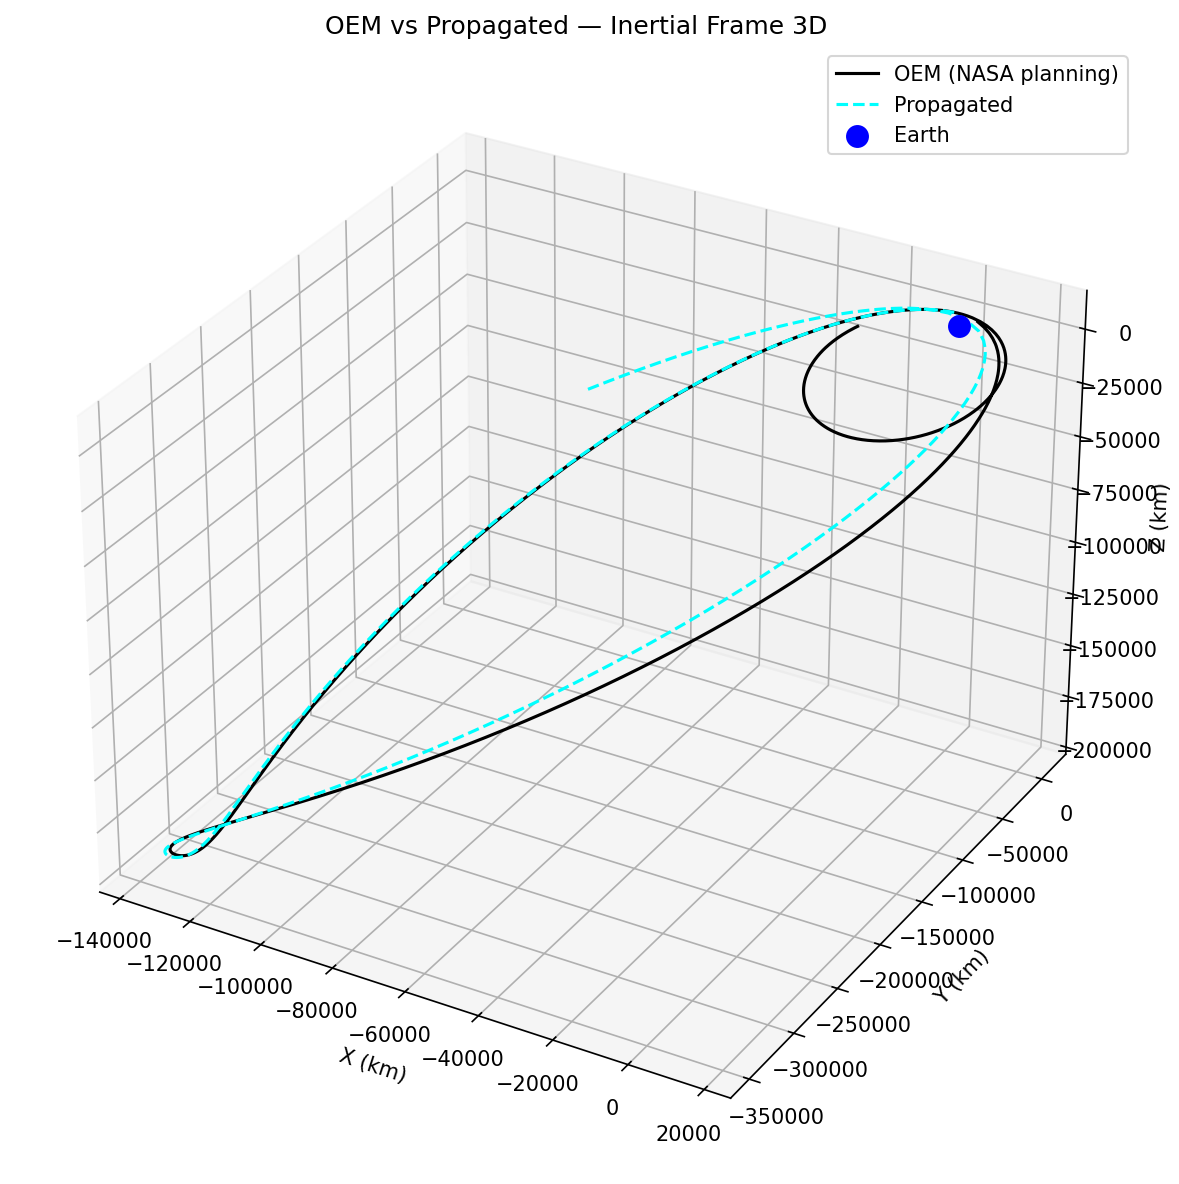

Python code for this plot:
# oem_vs_propagator_3d.py
# Overlays OEM flight data and propagated trajectory in 3D inertial frame
# to see where and when Z components diverge

import numpy as np
import matplotlib.pyplot as plt
from datetime import datetime, timedelta
from propagator import run, extract, timestamps, rows
from lunar_pos import skyview

# Load OEM data 
def parse_timestamp(ts):
    return datetime.strptime(ts[:19], "%Y-%m-%dT%H:%M:%S")

datetimes = [parse_timestamp(ts) for ts in timestamps]

oem_positions = np.array([row[0:3] for row in rows])
oem_x = oem_positions[:, 0]
oem_y = oem_positions[:, 1]
oem_z = oem_positions[:, 2]

# Convert OEM datetimes to seconds from epoch
epoch = datetime(2026, 4, 2, 23, 56, 22)
oem_times = np.array([(dt - epoch).total_seconds() for dt in datetimes])

# Run propagator 
solution = run()
t_points = np.linspace(0, 8.8*24*3600, 2000)
states = solution.sol(t_points)

prop_x = states[0, :]
prop_y = states[1, :]
prop_z = states[2, :]

# 3D plot
fig = plt.figure(figsize=(12, 8))
ax = fig.add_subplot(111, projection='3d')

ax.plot(oem_x, oem_y, oem_z, color='black', linewidth=1.5, label='OEM (NASA planning)')
ax.plot(prop_x, prop_y, prop_z, color='cyan', linewidth=1.5, linestyle='--', label='Propagated')
ax.scatter(0, 0, 0, color='blue', s=100, label='Earth')

ax.set_xlabel('X (km)')
ax.set_ylabel('Y (km)')
ax.set_zlabel('Z (km)')
ax.set_title('OEM vs Propagated — Inertial Frame 3D')
ax.legend()

plt.tight_layout()
plt.savefig('oem_vs_propagator_3d.png', dpi=150, bbox_inches='tight')
plt.show()
